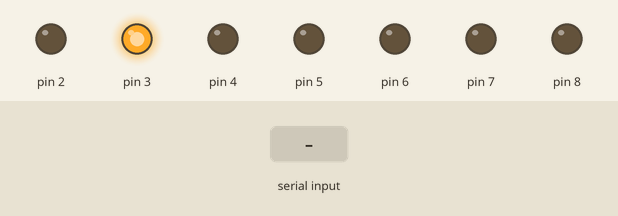
Simulated run of this sketch. Board: Arduino Uno, built with avr-gcc and run on an emulated ATmega328P. Parts: output pins drawn as LEDs (lit = HIGH). Dashed ring = blinking. The test bench sets the inputs (shaded band).

Above: at 1.2 s.
1.3 s: "a" received over Serial
At 1.65 s:
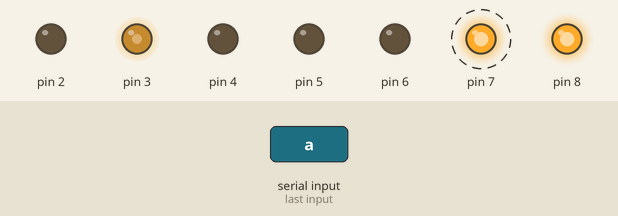
At 3.5 s:
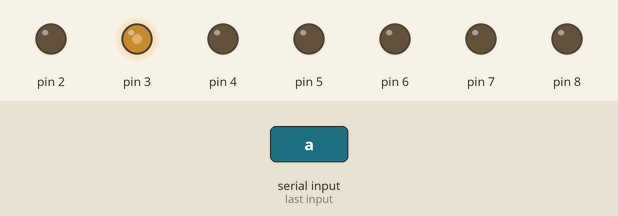
Timing chart, 0 to 5.0 s (numbered marks = the images above; inputs shaded):
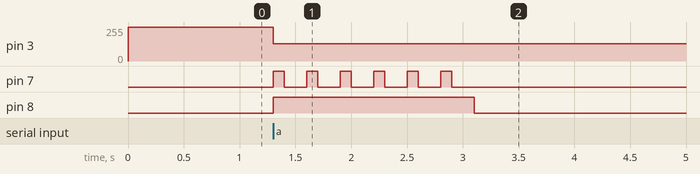

Measured:
- after the input at 1.3 s, pin 3: 255/255 → 128/255 at once; pin 7: alternates HIGH for 0.10 s and LOW for 0.20 s, 12 changes in all, then stays LOW, starting at once; pin 8: LOW → HIGH at once, → LOW 1.8 s later

The sketch:

Pedestrian_cros.ino
```cpp
void setup(){

 Serial.begin(9600);

pinMode(2,OUTPUT);
pinMode(3,OUTPUT);
pinMode(4,OUTPUT);
pinMode(5,OUTPUT);

pinMode(6,OUTPUT);
pinMode(7,OUTPUT);

pinMode(8,OUTPUT);


digitalWrite(2,LOW);
digitalWrite(4,LOW);
digitalWrite(6,LOW);
digitalWrite(7,LOW);

digitalWrite(8,LOW);


analogWrite(3,255);

}

void loop(){

  char c;
  if(Serial.available()>0){

   c =Serial.read();
//   Serial.print(c);

   if(c =='a'){

     analogWrite(3,128);

     digitalWrite(8,HIGH);

     for(int i =0;i<=5;i++){
       digitalWrite(7,HIGH);
       delay(100);
       digitalWrite(7,LOW);
       delay(200);
     }
     digitalWrite(8,LOW);


  }
}
}
```
